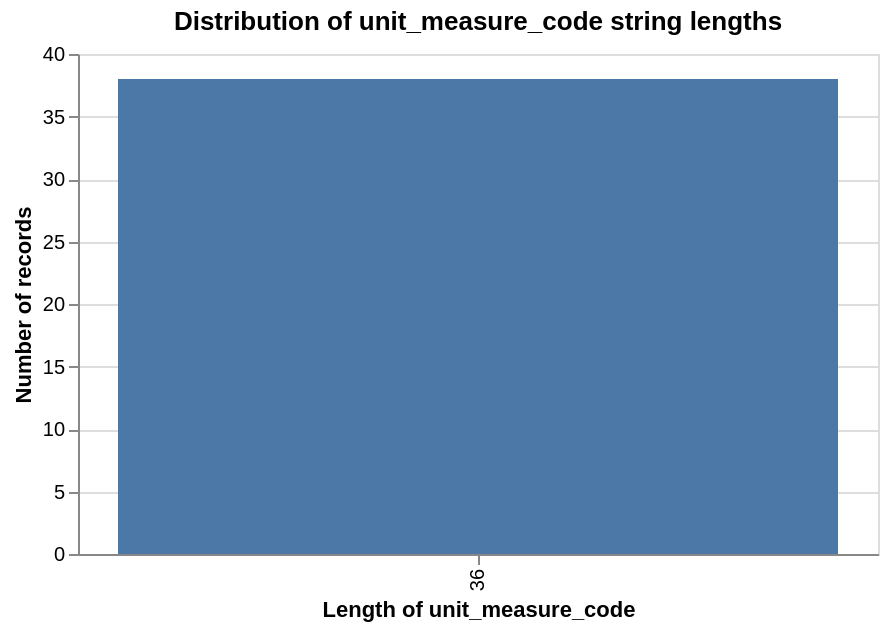

The notebook cell saved with this chart:
### Code cell
# Visualise the distribution of string lengths for `unit_measure_code`.
# A clean UUID column should produce a single bar at length = 36.
len_df = (
    df.assign(code_length=df['unit_measure_code'].str.len())
      .groupby('code_length').size().reset_index(name='count')
)

alt.Chart(len_df).mark_bar().encode(
    x=alt.X('code_length:O', title='Length of unit_measure_code'),
    y=alt.Y('count:Q',       title='Number of records'),
    tooltip=['code_length', 'count']
).properties(
    width=400, height=250,
    title='Distribution of unit_measure_code string lengths'
)

### Figure 1 — Vega-Lite specification as saved in the notebook (floating-point values rounded to 4 significant figures)
{"config": {"view": {"continuousWidth": 300, "continuousHeight": 300}}, "data": {"name": "data-dd11ceee26f49b71f81d20d189f15148"}, "mark": {"type": "bar"}, "encoding": {"tooltip": [{"field": "code_length", "type": "quantitative"}, {"field": "count", "type": "quantitative"}], "x": {"field": "code_length", "title": "Length of unit_measure_code", "type": "ordinal"}, "y": {"field": "count", "title": "Number of records", "type": "quantitative"}}, "height": 250, "title": "Distribution of unit_measure_code string lengths", "width": 400, "$schema": "https://vega.github.io/schema/vega-lite/v5.20.1.json", "datasets": {"data-dd11ceee26f49b71f81d20d189f15148": [{"code_length": 36, "count": 38}]}}
